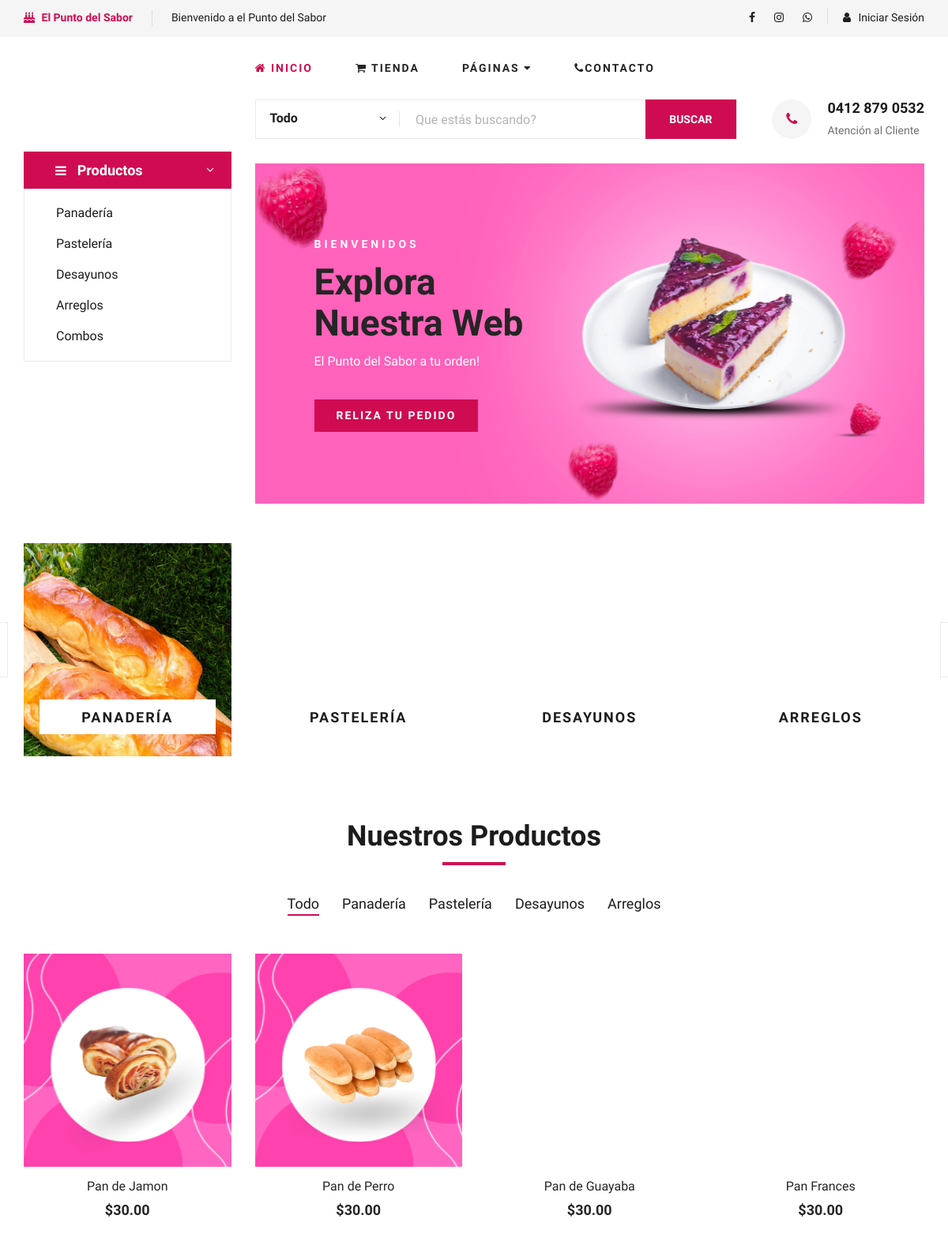
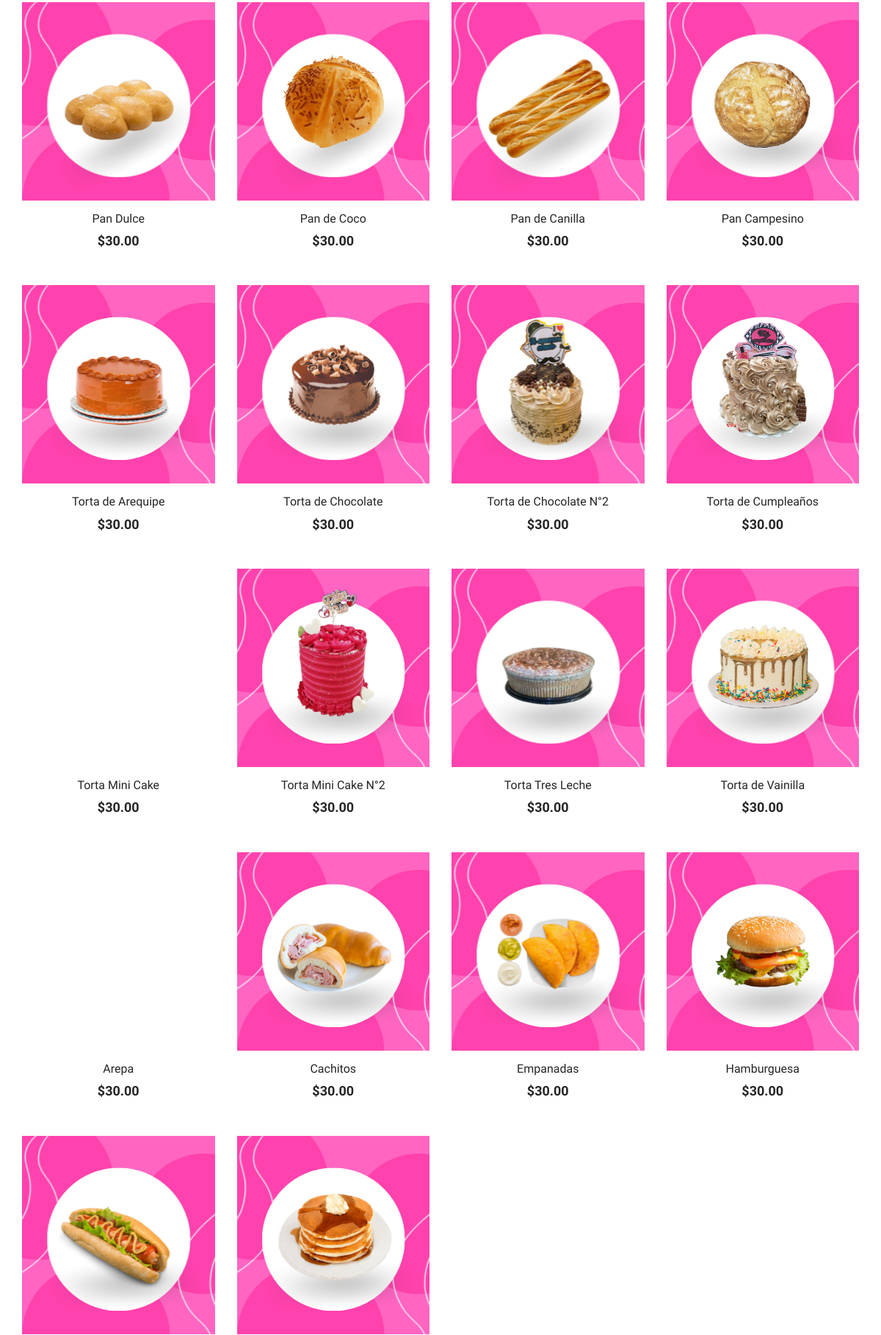
The page / (upper part) on the database its author committed (2 pictures, top to bottom).
### tables this page shows
CREATE TABLE `productos` (
  `id` int(255) NOT NULL AUTO_INCREMENT,
  `producto` varchar(255) NOT NULL,
  `tipo_producto` varchar(255) NOT NULL,
  `precio` varchar(255) NOT NULL,
  `ubicacion` varchar(255) NOT NULL,
  `estado` varchar(255) NOT NULL,
  `disponibilidad` int(255) NOT NULL,
  PRIMARY KEY (`id`)
);

### index.php (the view, shortened to what this page needs)
<!DOCTYPE html>
<html lang="zxx">
<head>
    <link rel="stylesheet" href="css/bootstrap.min.css" type="text/css">
    <link rel="stylesheet" href="css/font-awesome.min.css" type="text/css">
    <link rel="stylesheet" href="css/elegant-icons.css" type="text/css">
    <link rel="stylesheet" href="css/nice-select.css" type="text/css">
    <link rel="stylesheet" href="css/jquery-ui.min.css" type="text/css">
    <link rel="stylesheet" href="css/owl.carousel.min.css" type="text/css">
    <link rel="stylesheet" href="css/slicknav.min.css" type="text/css">
    <link rel="stylesheet" href="css/style.css" type="text/css">
    <link rel="stylesheet" href="css/modal.css" type="text/css">
</head>
<body>
    <?php require('./layout/header.php')  ?>
    <?php require('./layout/sidebar.php')  ?>
    <?php require('./layout/categories.php')  ?>
    <section class="featured spad">
        <div class="container">
            <div class="row">
                <div class="col-lg-12">
                    <div class="section-title">
                        <h2>Nuestros Productos</h2>
                    </div>
                    <div class="featured__controls">
                        <ul>
                            <li class="active" data-filter="*">Todo</li>
                            <li data-filter=".pan">Panadería</li>
                            <li data-filter=".pasteleria">Pastelería</li>
                            <li data-filter=".desayuno">Desayunos</li>
                            <li data-filter=".arreglo">Arreglos</li>
                        </ul>
                    </div>
                </div>
            </div>
            <div class="row featured__filter">
            <?php
                        $conexion=mysqli_connect('localhost','root','','delmary');
                        $sql="SELECT * FROM productos WHERE tipo_producto='Panaderia'";
                        $result=mysqli_query($conexion,$sql);
                        while($mostrar=mysqli_fetch_array($result)){
                            $producto = $mostrar['producto'];
                            $precio = number_format($mostrar['precio'],2);
                            $ubicacion = $mostrar['ubicacion'];
                        ?>
                <div class="col-lg-3 col-md-4 col-sm-6 mix pan">
                    <div class="featured__item">
                        <div class="featured__item__pic set-bg" data-setbg="<?php echo $ubicacion ?>">
                        </div>
                        <div class="featured__item__text">
                            <h6><a href="#"><?php echo $producto ?></a></h6>
                            <h5>$<?php echo $precio ?></h5>
                        </div>
                    </div>
                </div>
            <?php } ?>
                <?php
                        $conexion=mysqli_connect('localhost','root','','delmary');
                        $sql="SELECT * FROM productos WHERE tipo_producto='Pastelería'";
                        $result=mysqli_query($conexion,$sql);
                        while($mostrar=mysqli_fetch_array($result)){
                            $producto = $mostrar['producto'];
                            $precio = number_format($mostrar['precio'],2);
                            $ubicacion = $mostrar['ubicacion'];
                        ?>
                <div class="col-lg-3 col-md-4 col-sm-6 mix pasteleria">
                    <div class="featured__item">
                    <div class="featured__item__pic set-bg" data-setbg="<?php echo $ubicacion ?>">
                        </div>
                        <div class="featured__item__text">
                            <h6><a href="#"><?php echo $producto ?></a></h6>
                            <h5>$<?php echo $precio ?></h5>
                        </div>
                    </div>
                </div>
                 <?php } ?>
                <?php
                        $conexion=mysqli_connect('localhost','root','','delmary');
                        $sql="SELECT * FROM productos WHERE tipo_producto='Desayunos'";
                        $result=mysqli_query($conexion,$sql);
                        while($mostrar=mysqli_fetch_array($result)){
                            $producto = $mostrar['producto'];
                            $precio = number_format($mostrar['precio'],2);
                            $ubicacion = $mostrar['ubicacion'];
                        ?>
                <div class="col-lg-3 col-md-4 col-sm-6 mix desayuno">
                    <div class="featured__item">
                    <div class="featured__item__pic set-bg" data-setbg="<?php echo $ubicacion ?>">
                        </div>
                        <div class="featured__item__text">
                            <h6><a href="#"><?php echo $producto ?></a></h6>
                            <h5>$<?php echo $precio ?></h5>
                        </div>
                    </div>
                </div>
                <?php } ?>
            </div>
        </div>
    </section>
</body>
</html>

### css/style.css (style rules this page uses)
html, body { height: 100%; font-family: "Cairo", sans-serif; -webkit-font-smoothing: antialiased; font-smoothing: antialiased; }
h1, h2, h3, h4, h5, h6, { margin: 0; color: #111111; font-weight: 400; font-family: "Cairo", sans-serif; }
h2 { font-size: 36px; }
h5 { font-size: 18px; }
h6 { font-size: 16px; }
ul, ol { padding: 0; margin: 0; }
.section-title { margin-bottom: 50px; text-align: center; }
.section-title h2 { color: #1c1c1c; font-weight: 700; position: relative; }
.section-title h2:after { position: absolute; left: 0; bottom: -15px; right: 0; height: 4px; width: 80px; background: #cf0c52; content: ""; margin: 0 auto; }
.set-bg { background-repeat: no-repeat; background-size: cover; background-position: top center; }
.spad { padding-top: 100px; padding-bottom: 100px; }
.featured { padding-top: 80px; padding-bottom: 40px; }
.featured__controls { text-align: center; margin-bottom: 50px; }
.featured__controls ul li { list-style: none; font-size: 18px; color: #1c1c1c; display: inline-block; margin-right: 25px; position: relative; cursor: pointer; }
.featured__controls ul li.active:after { opacity: 1; }
.featured__controls ul li:after { position: absolute; left: 0; bottom: -2px; width: 100%; height: 2px; background: #cf0c52; content: ""; opacity: 0; }
.featured__controls ul li:last-child { margin-right: 0; }
.featured__item { margin-bottom: 50px; }
.featured__item__pic { height: 270px; position: relative; overflow: hidden; background-position: center center; }
.featured__item__text { text-align: center; padding-top: 15px; }
.featured__item__text h6 { margin-bottom: 10px; }
.featured__item__text h6 a { color: #252525; }
.featured__item__text h5 { color: #252525; font-weight: 700; }
@media only screen and (min-width: 1200px) { .container { max-width: 1170px; } }

### rows shown on the page
productos: shows a picture, producto "Pan de Jamon", precio "30.00"
productos: shows a picture, producto "Pan de Perro", precio "30.00"
productos: producto "Pan de Guayaba", precio "30.00"
productos: producto "Pan Frances", precio "30.00"
productos: shows a picture, producto "Pan Dulce", precio "30.00"
productos: shows a picture, producto "Pan de Coco", precio "30.00"
productos: shows a picture, producto "Pan de Canilla", precio "30.00"
productos: shows a picture, producto "Pan Campesino", precio "30.00"
productos: shows a picture, producto "Torta de Arequipe", precio "30.00"
productos: shows a picture, producto "Torta de Chocolate", precio "30.00"
productos: shows a picture, producto "Torta de Chocolate N°2", precio "30.00"
productos: shows a picture, producto "Torta de Cumpleaños", precio "30.00"
productos: producto "Torta Mini Cake", precio "30.00"
productos: shows a picture, producto "Torta Mini Cake N°2", precio "30.00"
productos: shows a picture, producto "Torta Tres Leche", precio "30.00"
productos: shows a picture, producto "Torta de Vainilla", precio "30.00"
productos: producto "Arepa", precio "30.00"
productos: shows a picture, producto "Cachitos", precio "30.00"
productos: shows a picture, producto "Empanadas", precio "30.00"
productos: shows a picture, producto "Hamburguesa", precio "30.00"
productos: shows a picture
productos: shows a picture
